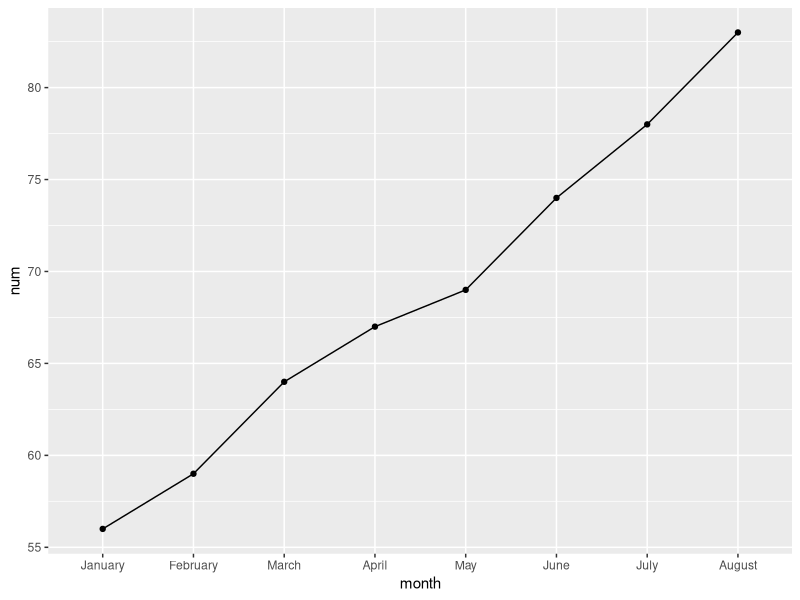
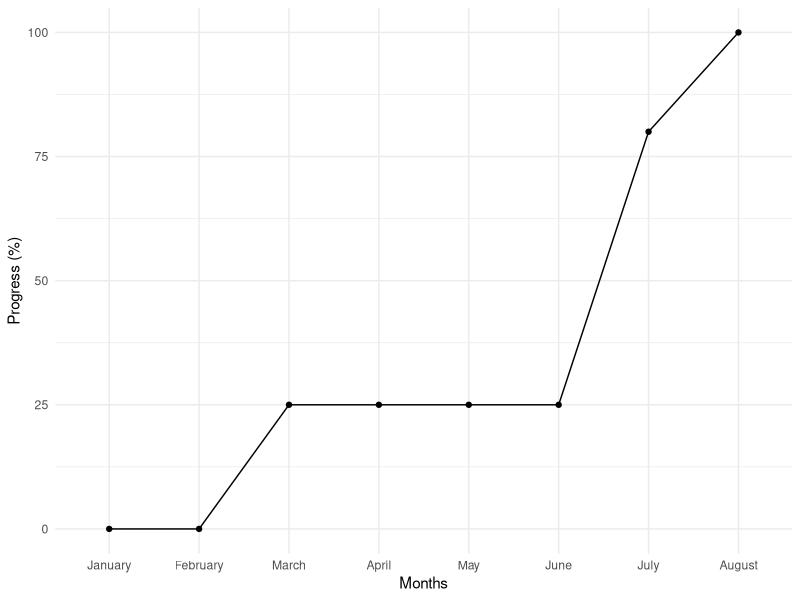
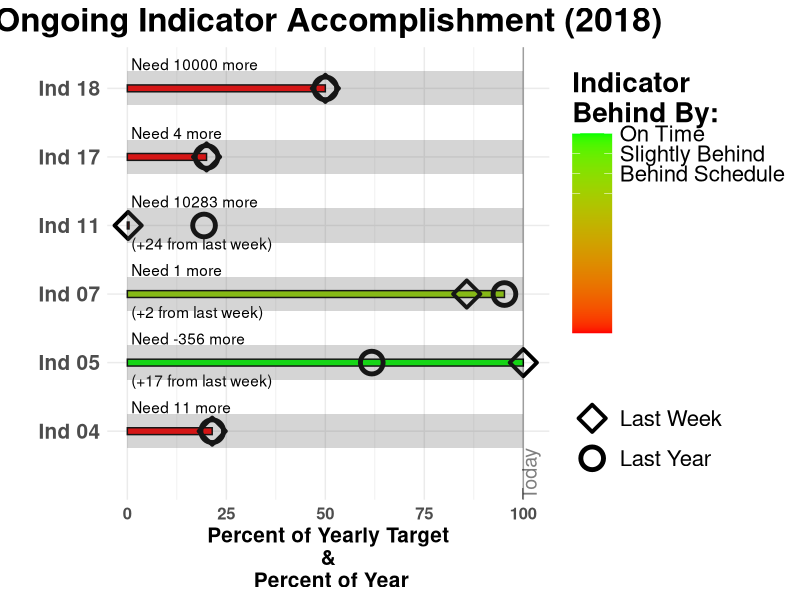

R code for these plots, in order:
## ---- chunk 1
knitr::opts_chunk$set(echo = TRUE)
## ---- chunk 2
library(dplyr)
library(ggplot2)


data <- tribble(
  ~month, ~num,
  "January", 56,
  "February", 59,
  "March", 64,
  "April", 67,
  "May", 69,
  "June", 74,
  "July", 78,
  "August", 83
)
glimpse(data)

data %>%
  mutate(month = factor(month, levels = c("January", "February", "March", "April", "May", 
                                          "June", "July", "August"))) %>% 
  group_by(month) %>% 
  ggplot(aes(month, num, group = 1)) +
  geom_point() +
  geom_line()



## ---- chunk 3

data2 <- tribble(
  ~month, ~num,
  "January", 0,
  "February", 0,
  "March", 25,
  "April", 25,
  "May", 25,
  "June", 25,
  "July", 80,
  "August", 100
)
glimpse(data2)

data2 %>%
  mutate(month = factor(month, levels = c("January", "February", "March", "April", "May", 
                                          "June", "July", "August"))) %>% 
  group_by(month) %>% 
  ggplot(aes(month, num, group = 1)) +
  geom_point() +
  geom_line() +
  labs(x = "Months", y = "Progress (%)") +
  theme_minimal()


## ---- chunk 4
library(ggplot2)
library(dplyr)
library(lubridate)

## Inputs
forYear = 2018 ## Specify Year the analysis represents
FY = TRUE       ## Is this a fiscal year? (as opposed to calendar year)
ProjectStartDate <- "2016/03/01"

df <- structure(list(IndicatorName = c("Ind 04", "Ind 05", "Ind 07", 
                                       "Ind 11", "Ind 17", "Ind 18"), 
                     Actual = c(3, 437, 20, 44, 1,10000), 
                     Actual_lastWeek = c(3, 420, 18, 20, 1, 10000), 
                     Actual_lastYear = c(3, 50, 20, 2000, 1, 10000), 
                     Target = c(14, 81, 21, 10327, 5, 20000)), 
                row.names = c(NA, -6L), class = "data.frame", 
                .Names = c("IndicatorName", "Actual", "Actual_lastWeek", "Actual_lastYear", "Target"))

## If df is empty, break function and just output an empty chart
if (nrow(df) == 0){
  OutputPlot <- "No data yet"
  return()
}

## Protect against the case where there are no actuals:
if (is.null(length(df$Active))) df$Actual <- 0

## Take percents, but protecting against there being no targets
df$Perc <-     df$Actual/(df$Target + 0.0000000000001) * 100
df$PercWeek <- df$Actual_lastWeek/(df$Target + 0.0000000000001) * 100
df$PercYear <- df$Actual_lastYear/(df$Target + 0.0000000000001) * 100

## But truncate results if any are greater than 100
df$Perc[df$Perc > 100] <- 100
df$PercWeek[df$PercWeek > 100] <- 100
df$PercYear[df$PercYear > 100] <- 100

#### Figure out today, within the Fiscal Year 
## If desired, force the project ot respect the startdate
if (FY == TRUE){
  ## Control for the possibility that project starts in a month other than October
  if(month(ProjectStartDate) != 10) {ProjectStartDate <-  as.Date(paste("01 10", year(ProjectStartDate)), format = "%d %m %Y")}
  ## Grab Percent of year
  PercentTime<- 
    as.numeric((Sys.Date() - as.Date(paste(format(as.Date(ProjectStartDate), "%d %b"),
                                           forYear - 1), format = "%d %b %Y"))/365.25*100)
} else {
  ## Grab Percent of year
  PercentTime<- 
    as.numeric(Sys.Date() - as.Date(ProjectStartDate))/365.25*100
}

## Truncate Percent line if greater than 100 (for example, doing the analysis after year end)
if(PercentTime > 100) PercentTime <- 100

## Calculate how far behind TODAY the Indicator Percent is
df$BehindBy <- df$Perc - PercentTime

## Calculate how far behind TODAY (VALUE) for text, but remove NAs
df <- df %>%
  mutate(text = PercentTime/100 * df$Target - df$Actual)
df$text[df$BehindBy > 0] <-"OK!"
df$text[df$BehindBy <= 0 & !is.na(df$BehindBy)] <- 
  paste("Need ", round(as.numeric(df$text[df$BehindBy <= 0  & !is.na(df$BehindBy)])), " more", sep = "")


  
          ## Calculate behind from last week
          df$BehindFromLastWeek <- df$Actual - df$Actual_lastWeek
          
          ## Calculate how far behind LAST for text
          df$text2[df$BehindFromLastWeek > 0 & !is.na(df$BehindFromLastWeek)] <- paste("(+", round(as.numeric(df$BehindFromLastWeek[df$BehindFromLastWeek > 0 & !is.na(df$BehindFromLastWeek)])), " from last week)", sep = "")
          df$text2[df$BehindFromLastWeek < 0 & !is.na(df$BehindFromLastWeek)] <- paste("(",round(as.numeric(df$BehindFromLastWeek[df$BehindFromLastWeek < 0 & !is.na(df$BehindFromLastWeek)])), " from last week)", sep = "")
          
          ## Truncate BEHIND BY at 0, LowLevel, and Percent to 100
          #### Set "low level" here. Low level is the Value that we consider tolerable to be behind the indicators by.r
          LowLVL <- -.20 * PercentTime
          df$BehindBy[df$BehindBy > 0] <- 0
          df$BehindBy[df$BehindBy < LowLVL] <- LowLVL


## ---- chunk 5

ggplot(df, aes(IndicatorName)) + 
  geom_col(aes(y = Perc, width = 0.1, fill = BehindBy), color = "black") + 
  scale_fill_gradient("Indicator\nBehind By:", limits = c(LowLVL, 0), low = "red", high = "green",
                      labels = c("On Time", "Slightly Behind", "Behind Schedule", ""),
                      breaks = c(0, -2, -4, -6)) +
  geom_point(aes(y = PercWeek, shape = "Last Week"), size = 6, stroke = 2) +
  geom_point(aes(y = PercYear, shape = "Last Year"), size = 6, stroke = 2.5) +         
  scale_shape_manual(" ", values = c(23, 21)) +
  geom_text(y = 1, aes(label = text2), vjust = 2, hjust = 0) +
  geom_col(aes(y = 100, width = 0.5), alpha = 0.25) +
  geom_text(y = 1, aes(label = text), vjust = -1.5, hjust = 0) +
  geom_hline(yintercept = PercentTime, alpha = 0.33) +
  annotate("text", x = 0, y = PercentTime + 1.5, hjust = 0, label = "Today", angle = 90, alpha = 0.5, size = 5) +
  coord_flip() +  
  labs(y = "Percent of Yearly Target\n&\n Percent of Year",
       x = " ") +
  ggtitle(paste("Ongoing Indicator Accomplishment (", forYear, ")", sep = "")) +
  theme_minimal() + 
  theme(axis.text.y = element_text(size = 15, face = "bold"),
        axis.title.x = element_text(face = "bold", size = 15),
        axis.text.x = element_text(face = "bold", size = 12),
        title = element_text(face = "bold", size = 20),
        plot.title = element_text(hjust = 0.5), 
        plot.subtitle = element_text(hjust = 0.5, size = 8),
        legend.text = element_text(size = 16), 
        legend.key.size = unit(2, "lines"),
        legend.key = element_rect(size = 1, color = "white"))


## ---- chunk 6

